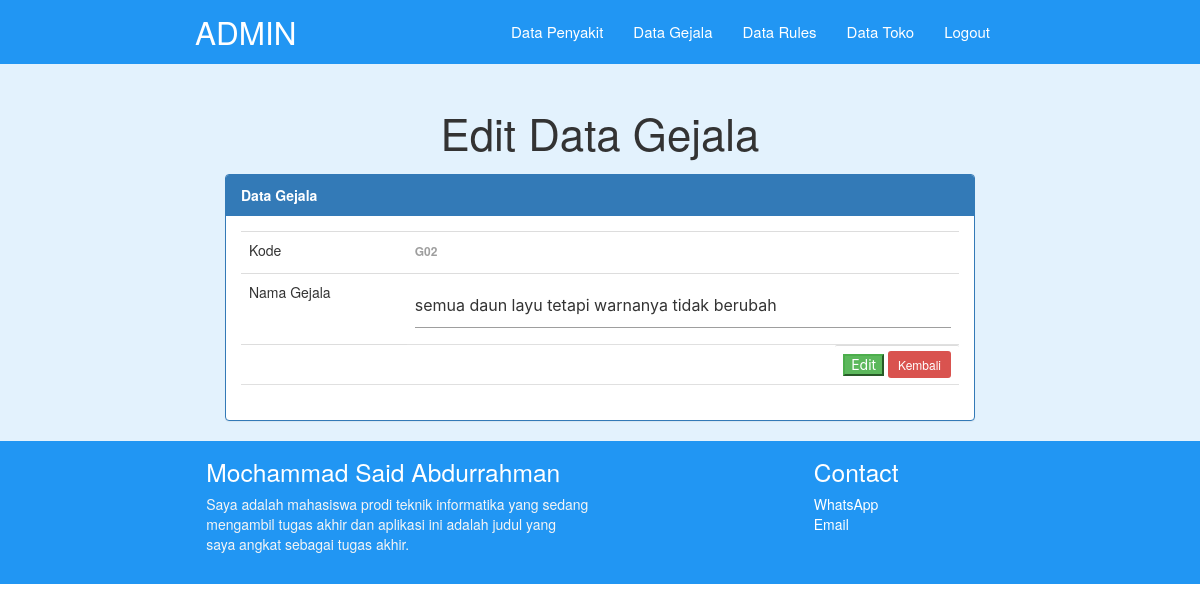
Page /pakar/gejalaEdit.php?kdubah=G02 (signed in) on the committed database.
### tables this page shows
CREATE TABLE `gejala` (
  `id_gejala` char(3) NOT NULL,
  `nama_gejala` varchar(100) NOT NULL
);

### pakar/gejalaEdit.php (the view, shortened to what this page needs)
<?php
include "../koneksi.php";
$kdubah = isset($_GET['kdubah']) ? $_GET['kdubah'] : '';
$sql = "SELECT * from gejala where id_gejala = '$kdubah'";
$query = mysqli_query($koneksi, $sql);
$result = mysqli_fetch_array($query);
$txtKode = isset($_POST['txtKode']) ? $_POST['txtKode'] : $result['id_gejala'];
$txtGejala = isset($_POST['txtGejala']) ? $_POST['txtGejala'] : $result['nama_gejala'];
?>
<!DOCTYPE html>
<html lang="en">
<head>
  <link href="../css/bootstrap.css" type="text/css" rel="stylesheet" media="screen, projection"/>
  <link href="../css/materialize.css" type="text/css" rel="stylesheet" media="screen,projection"/>
  <link href="../css/style.css" type="text/css" rel="stylesheet" media="screen,projection"/>
</head>
<body>
    <nav class="blue" role="navigation">
        <div class="nav-wrapper container "><a id="logo-container" href="index.php" class="brand-logo">ADMIN</a>
            <ul class="right hide-on-med-and-down">
                <li><a href="penyakitTampil.php">Data Penyakit</a></li>
                <li><a href="gejalaTampil.php">Data Gejala</a></li>
                <li><a href="rulesTampil.php">Data Rules</a></li>
                <li><a href="tokoTampil.php">Data Toko</a></li>
                <li><a href="logout.php" onclick="return confirm('Anda Yakin Ingin Logout..?');" target="_self">Logout</a></li>
            </ul>
        </div>
    </nav>
    <div class="col-md-12 blue lighten-5">
        <div class="section no-pad-bot container" id="index-banner">
            <div>
                <h3 class="header center">Edit Data Gejala</h3>
            </div>
        </div>
    </div>
    <div class="col-md-12 #e3f2fd blue lighten-5">
        <div class="col-md-8 col-md-offset-2 content">
            <div class="panel panel-primary">
                <div class="panel-heading">
                    <b>Data Gejala</b>
                </div>
                <div class="panel-body">
                  <form name="form1" method="post" action="gejalaEditFungsi.php">
                    <table class="table">
                      <tr>
                        <td>Kode</td>
                        <td>
                          <label><?php echo $txtKode ;?></label>
                        </td>
                      </tr>
                      <tr>
                        <td width="135">Nama Gejala</td>
                        <td width="450">
                          <input name="txtGejala" type="text" value="<?php echo $txtGejala; ?>">
                        </td>
                      </tr>
                      <tr>
                        <td>&nbsp;</td>
                        <td class="right">
                          <input class="btn-sx btn-success raised" type="submit" name="Submit" value="Edit">
                          <a class="btn-sm btn-danger raised" href="gejalaTampil.php">Kembali</a>
                        </td>
                      </tr>
                    </table>
                  </form>
                </div>
            </div>
        </div>
    </div>
    <footer class="page-footer blue">
      <div class="container">
        <div class="row">
          <div class="col l6 s12">
            <h5 class="white-text">Mochammad Said Abdurrahman</h5>
            <p class="grey-text text-lighten-4">Saya adalah mahasiswa prodi teknik informatika yang sedang mengambil tugas akhir dan aplikasi ini adalah judul yang saya angkat sebagai tugas akhir.</p>
          </div>
          <div class="col l3 s12">
          </div>
          <div class="col l3 s12">
            <h5 class="white-text">Contact</h5>
            <ul>
              <li><a class="white-text" href="https://api.whatsapp.com/send?phone=082143668971" target="_blank">WhatsApp</a></li>
             <li><a class="white-text" href="http://msaidabdurrahman99@gmail.com" target="_blank">Email</a>
            </ul>
          </div>
        </div>
      </div>
    </footer>
  </body>
</html>

### css/style.css (style rules this page uses)
a { text-decoration: none; }

### rows in the picture
gejala: id_gejala "G02", txtGejala "semua daun layu tetapi warnanya tidak berubah"
